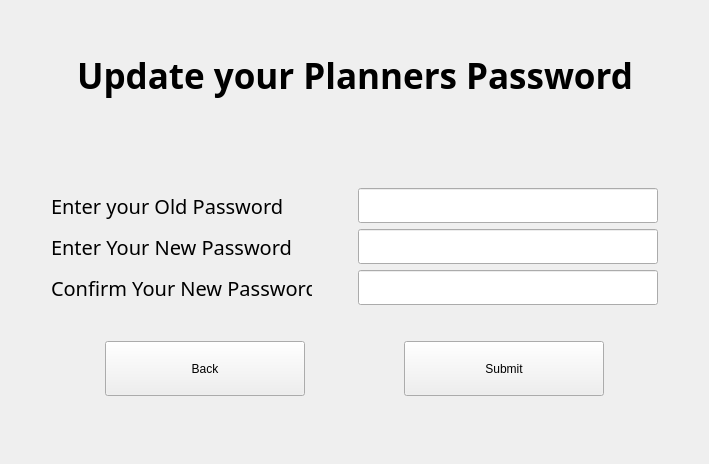
        <widget class="QWidget" name="Planning_password_update_Page">
         <layout class="QGridLayout" name="gridLayout_9">
          <item row="6" column="0" colspan="3">
           <layout class="QHBoxLayout" name="horizontalLayout_13">
            <item>
             <spacer name="horizontalSpacer_45">
              <property name="orientation">
               <enum>Qt::Orientation::Horizontal</enum>
              </property>
              <property name="sizeHint" stdset="0">
               <size>
                <width>40</width>
                <height>20</height>
               </size>
              </property>
             </spacer>
            </item>
            <item>
             <widget class="QLabel" name="confirm_password_label">
              <property name="minimumSize">
               <size>
                <width>261</width>
                <height>0</height>
               </size>
              </property>
              <property name="maximumSize">
               <size>
                <width>261</width>
                <height>16777215</height>
               </size>
              </property>
              <property name="font">
               <font>
                <family>Ericsson Hilda</family>
                <pointsize>15</pointsize>
               </font>
              </property>
              <property name="text">
               <string>Confirm Your New Password</string>
              </property>
             </widget>
            </item>
            <item>
             <spacer name="horizontalSpacer_43">
              <property name="orientation">
               <enum>Qt::Orientation::Horizontal</enum>
              </property>
              <property name="sizeHint" stdset="0">
               <size>
                <width>40</width>
                <height>20</height>
               </size>
              </property>
             </spacer>
            </item>
            <item>
             <widget class="QLineEdit" name="confirm_password_lineEdit">
              <property name="minimumSize">
               <size>
                <width>300</width>
                <height>30</height>
               </size>
              </property>
              <property name="maximumSize">
               <size>
                <width>300</width>
                <height>40</height>
               </size>
              </property>
              <property name="font">
               <font>
                <family>Ericsson Hilda</family>
                <pointsize>14</pointsize>
               </font>
              </property>
              <property name="echoMode">
               <enum>QLineEdit::EchoMode::Password</enum>
              </property>
             </widget>
            </item>
            <item>
             <spacer name="horizontalSpacer_41">
              <property name="orientation">
               <enum>Qt::Orientation::Horizontal</enum>
              </property>
              <property name="sizeHint" stdset="0">
               <size>
                <width>40</width>
                <height>20</height>
               </size>
              </property>
             </spacer>
            </item>
           </layout>
          </item>
          <item row="1" column="0" rowspan="2" colspan="3">
           <layout class="QHBoxLayout" name="horizontalLayout_6">
            <item>
             <spacer name="horizontalSpacer_19">
              <property name="orientation">
               <enum>Qt::Orientation::Horizontal</enum>
              </property>
              <property name="sizeHint" stdset="0">
               <size>
                <width>40</width>
                <height>20</height>
               </size>
              </property>
             </spacer>
            </item>
            <item>
             <widget class="QLabel" name="label_8">
              <property name="font">
               <font>
                <family>Ericsson Hilda</family>
                <pointsize>26</pointsize>
                <bold>true</bold>
               </font>
              </property>
              <property name="text">
               <string>Update your Planners Password</string>
              </property>
              <property name="alignment">
               <set>Qt::AlignmentFlag::AlignCenter</set>
              </property>
             </widget>
            </item>
            <item>
             <spacer name="horizontalSpacer_20">
              <property name="orientation">
               <enum>Qt::Orientation::Horizontal</enum>
              </property>
              <property name="sizeHint" stdset="0">
               <size>
                <width>40</width>
                <height>20</height>
               </size>
              </property>
             </spacer>
            </item>
           </layout>
          </item>
          <item row="3" column="0">
           <spacer name="verticalSpacer_8">
            <property name="orientation">
             <enum>Qt::Orientation::Vertical</enum>
            </property>
            <property name="sizeHint" stdset="0">
             <size>
              <width>20</width>
              <height>82</height>
             </size>
            </property>
           </spacer>
          </item>
          <item row="10" column="0">
           <spacer name="verticalSpacer_13">
            <property name="orientation">
             <enum>Qt::Orientation::Vertical</enum>
            </property>
            <property name="sizeHint" stdset="0">
             <size>
              <width>20</width>
              <height>57</height>
             </size>
            </property>
           </spacer>
          </item>
          <item row="7" column="1">
           <spacer name="verticalSpacer_12">
            <property name="orientation">
             <enum>Qt::Orientation::Vertical</enum>
            </property>
            <property name="sizeType">
             <enum>QSizePolicy::Policy::MinimumExpanding</enum>
            </property>
            <property name="sizeHint" stdset="0">
             <size>
              <width>44</width>
              <height>30</height>
             </size>
            </property>
           </spacer>
          </item>
          <item row="8" column="0" rowspan="2" colspan="3">
           <layout class="QHBoxLayout" name="horizontalLayout_14">
            <item>
             <spacer name="horizontalSpacer_47">
              <property name="orientation">
               <enum>Qt::Orientation::Horizontal</enum>
              </property>
              <property name="sizeHint" stdset="0">
               <size>
                <width>40</width>
                <height>20</height>
               </size>
              </property>
             </spacer>
            </item>
            <item>
             <widget class="QPushButton" name="pushButton_8">
              <property name="minimumSize">
               <size>
                <width>200</width>
                <height>55</height>
               </size>
              </property>
              <property name="text">
               <string>Back</string>
              </property>
             </widget>
            </item>
            <item>
             <spacer name="horizontalSpacer_46">
              <property name="orientation">
               <enum>Qt::Orientation::Horizontal</enum>
              </property>
              <property name="sizeHint" stdset="0">
               <size>
                <width>40</width>
                <height>20</height>
               </size>
              </property>
             </spacer>
            </item>
            <item>
             <widget class="QPushButton" name="pushButton_9">
              <property name="minimumSize">
               <size>
                <width>200</width>
                <height>55</height>
               </size>
              </property>
              <property name="text">
               <string>Submit</string>
              </property>
             </widget>
            </item>
            <item>
             <spacer name="horizontalSpacer_48">
              <property name="orientation">
               <enum>Qt::Orientation::Horizontal</enum>
              </property>
              <property name="sizeHint" stdset="0">
               <size>
                <width>40</width>
                <height>20</height>
               </size>
              </property>
             </spacer>
            </item>
           </layout>
          </item>
          <item row="5" column="0" colspan="3">
           <layout class="QHBoxLayout" name="horizontalLayout_12">
            <item>
             <spacer name="horizontalSpacer_44">
              <property name="orientation">
               <enum>Qt::Orientation::Horizontal</enum>
              </property>
              <property name="sizeHint" stdset="0">
               <size>
                <width>40</width>
                <height>20</height>
               </size>
              </property>
             </spacer>
            </item>
            <item>
             <widget class="QLabel" name="new_password_label">
              <property name="minimumSize">
               <size>
                <width>261</width>
                <height>0</height>
               </size>
              </property>
              <property name="maximumSize">
               <size>
                <width>261</width>
                <height>16777215</height>
               </size>
              </property>
              <property name="font">
               <font>
                <family>Ericsson Hilda</family>
                <pointsize>15</pointsize>
               </font>
              </property>
              <property name="text">
               <string>Enter Your New Password</string>
              </property>
             </widget>
            </item>
            <item>
             <spacer name="horizontalSpacer_42">
              <property name="orientation">
               <enum>Qt::Orientation::Horizontal</enum>
              </property>
              <property name="sizeHint" stdset="0">
               <size>
                <width>40</width>
                <height>20</height>
               </size>
              </property>
             </spacer>
            </item>
            <item>
             <widget class="QLineEdit" name="new_password_lineEdit">
              <property name="minimumSize">
               <size>
                <width>300</width>
                <height>30</height>
               </size>
              </property>
              <property name="maximumSize">
               <size>
                <width>300</width>
                <height>40</height>
               </size>
              </property>
              <property name="font">
               <font>
                <family>Ericsson Hilda</family>
                <pointsize>14</pointsize>
               </font>
              </property>
              <property name="echoMode">
               <enum>QLineEdit::EchoMode::Password</enum>
              </property>
             </widget>
            </item>
            <item>
             <spacer name="horizontalSpacer_40">
              <property name="orientation">
               <enum>Qt::Orientation::Horizontal</enum>
              </property>
              <property name="sizeHint" stdset="0">
               <size>
                <width>40</width>
                <height>20</height>
               </size>
              </property>
             </spacer>
            </item>
           </layout>
          </item>
          <item row="4" column="0" colspan="3">
           <layout class="QHBoxLayout" name="horizontalLayout_11">
            <item>
             <spacer name="horizontalSpacer_37">
              <property name="orientation">
               <enum>Qt::Orientation::Horizontal</enum>
              </property>
              <property name="sizeHint" stdset="0">
               <size>
                <width>40</width>
                <height>20</height>
               </size>
              </property>
             </spacer>
            </item>
            <item>
             <widget class="QLabel" name="old_password_label">
              <property name="minimumSize">
               <size>
                <width>261</width>
                <height>0</height>
               </size>
              </property>
              <property name="maximumSize">
               <size>
                <width>261</width>
                <height>16777215</height>
               </size>
              </property>
              <property name="font">
               <font>
                <family>Ericsson Hilda</family>
                <pointsize>15</pointsize>
               </font>
              </property>
              <property name="text">
               <string>Enter your Old Password</string>
              </property>
             </widget>
            </item>
            <item>
             <spacer name="horizontalSpacer_38">
              <property name="orientation">
               <enum>Qt::Orientation::Horizontal</enum>
              </property>
              <property name="sizeHint" stdset="0">
               <size>
                <width>40</width>
                <height>20</height>
               </size>
              </property>
             </spacer>
            </item>
            <item>
             <widget class="QLineEdit" name="old_password_lineEdit">
              <property name="minimumSize">
               <size>
                <width>300</width>
                <height>30</height>
               </size>
              </property>
              <property name="maximumSize">
               <size>
                <width>300</width>
                <height>40</height>
               </size>
              </property>
              <property name="font">
               <font>
                <family>Ericsson Hilda</family>
                <pointsize>14</pointsize>
               </font>
              </property>
              <property name="echoMode">
               <enum>QLineEdit::EchoMode::Password</enum>
              </property>
             </widget>
            </item>
            <item>
             <spacer name="horizontalSpacer_39">
              <property name="orientation">
               <enum>Qt::Orientation::Horizontal</enum>
              </property>
              <property name="sizeHint" stdset="0">
               <size>
                <width>40</width>
                <height>20</height>
               </size>
              </property>
             </spacer>
            </item>
           </layout>
          </item>
          <item row="0" column="0">
           <spacer name="verticalSpacer_23">
            <property name="orientation">
             <enum>Qt::Orientation::Vertical</enum>
            </property>
            <property name="sizeHint" stdset="0">
             <size>
              <width>20</width>
              <height>40</height>
             </size>
            </property>
           </spacer>
          </item>
         </layout>
        </widget>
